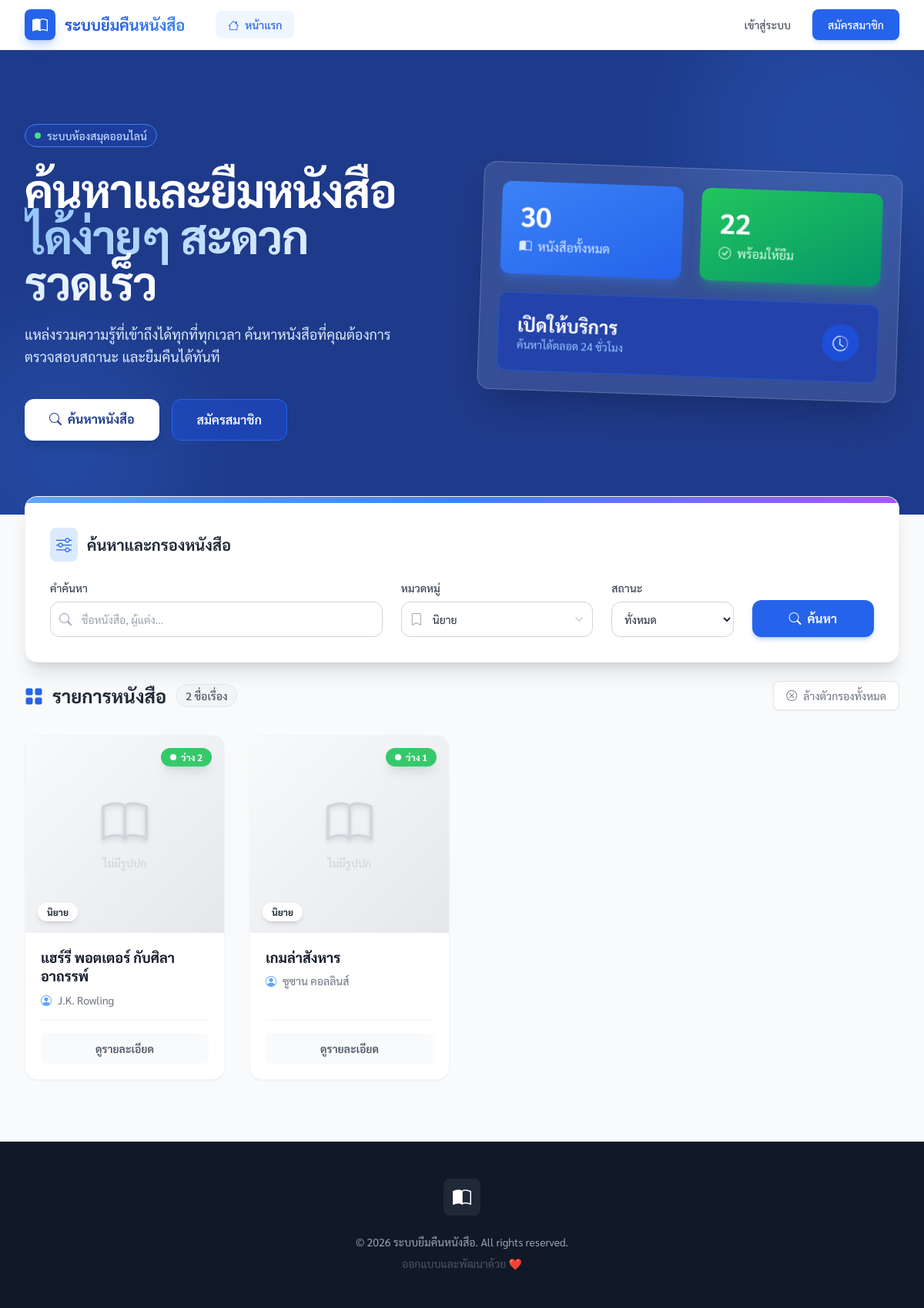
Screenshot of /index.php?category=1 with the database file from the repository.
### tables this page shows
CREATE TABLE IF NOT EXISTS `books` (
    `id` INT AUTO_INCREMENT PRIMARY KEY,
    `title` VARCHAR(200) NOT NULL COMMENT 'ชื่อหนังสือ',
    `author` VARCHAR(100) NOT NULL COMMENT 'ผู้แต่ง',
    `isbn` VARCHAR(20) DEFAULT NULL COMMENT 'รหัส ISBN',
    `call_number` VARCHAR(50) DEFAULT NULL COMMENT 'เลขเรียกหนังสือ — ที่อยู่บนชั้น (รูปแบบอิสระ แต่ละห้องสมุดกำหนดเอง)',
     
     
     
    `search_tokens` TEXT DEFAULT NULL COMMENT 'trigram สำหรับ FULLTEXT (สร้างโดย buildSearchTokens())',
    `category_id` INT DEFAULT NULL COMMENT 'หมวดหมู่',
    `description` TEXT DEFAULT NULL COMMENT 'รายละเอียด',
    `copy_notes` TEXT DEFAULT NULL COMMENT 'บันทึกภายในของเจ้าหน้าที่เกี่ยวกับเล่มแต่ละเล่ม (ข้อความอิสระ ระบบไม่ได้ตามรายเล่มให้)',
    `cover_image` VARCHAR(255) DEFAULT NULL COMMENT 'ชื่อไฟล์รูปปก',
    `quantity` INT NOT NULL DEFAULT 1 COMMENT 'จำนวนทั้งหมด',
    `price` DECIMAL(10,2) NULL DEFAULT NULL COMMENT 'ราคาปก — ใช้ตั้งต้นค่าชดใช้ตอนแจ้งหาย (NULL = ยังไม่ระบุ)',
    `available` INT NOT NULL DEFAULT 1 COMMENT 'จำนวนที่ว่าง',
    `is_visible` TINYINT(1) NOT NULL DEFAULT 1 COMMENT 'แสดงให้สาธารณะเห็น',
    `is_reference` TINYINT(1) NOT NULL DEFAULT 0 COMMENT 'หนังสืออ้างอิง — อ่านในห้องสมุดเท่านั้น ยืม/จองไม่ได้',
    `created_at` DATETIME DEFAULT CURRENT_TIMESTAMP,
    `updated_at` DATETIME DEFAULT CURRENT_TIMESTAMP ON UPDATE CURRENT_TIMESTAMP,
    INDEX `idx_available` (`available`),
    INDEX `idx_category` (`category_id`),
    UNIQUE INDEX `uq_isbn` (`isbn`),
     
    INDEX `idx_call_number` (`call_number`),
     
     
    FULLTEXT KEY `ft_books_search` (`search_tokens`),
    FOREIGN KEY (`category_id`) REFERENCES `categories`(`id`) ON DELETE SET NULL ON UPDATE CASCADE,
    CONSTRAINT `chk_books_available_non_negative` CHECK (`available` >= 0),
    CONSTRAINT `chk_books_quantity_gte_available` CHECK (`quantity` >= `available`)
);

CREATE TABLE IF NOT EXISTS `categories` (
    `id` INT AUTO_INCREMENT PRIMARY KEY,
    `name` VARCHAR(100) NOT NULL UNIQUE COMMENT 'ชื่อหมวดหมู่',
    `created_at` DATETIME DEFAULT CURRENT_TIMESTAMP,
    `updated_at` DATETIME DEFAULT CURRENT_TIMESTAMP ON UPDATE CURRENT_TIMESTAMP
);

### index.php (the view, shortened to what the rows shown need)
<?php
require_once __DIR__ . '/bootstrap.php';
$pdo = getDB();
$homeService = new HomeService($pdo);
$search = trim($_GET['search'] ?? '');
$categoryId = (int) ($_GET['category'] ?? 0);
$status = $_GET['status'] ?? '';
$page = (int) ($_GET['page'] ?? 1);
$data = $homeService->getBooks([
    'search' => $search,
    'category_id' => $categoryId,
    'status' => $status,
    'page' => $page
]);
$books = $data['books'];
$pagination = $data['pagination'];
require_once __DIR__ . '/includes/header.php';
?>
<section class="relative bg-primary-900 overflow-hidden mb-10">
    <div class="max-w-7xl mx-auto px-4 sm:px-6 lg:px-8 relative z-10 py-16 lg:py-24">
        <div class="grid grid-cols-1 lg:grid-cols-2 gap-12 items-center">
            <div class="text-white space-y-6">
                <h1 class="text-4xl md:text-5xl lg:text-6xl font-bold leading-tight tracking-tight">
                    ค้นหาและยืมหนังสือ<br>
                    <span class="text-transparent bg-clip-text bg-gradient-to-r from-blue-300 to-white">ได้ง่ายๆ สะดวก รวดเร็ว</span>
                </h1>
            </div>
        </div>
    </div>
</section>
<div class="max-w-7xl mx-auto px-4 sm:px-6 lg:px-8 pb-20">
    <div class="flex flex-col sm:flex-row justify-between items-center mb-8 gap-4">
        <h2 class="text-2xl font-bold text-gray-800 flex items-center">
            <span class="text-primary-600 mr-3">
                <i class="bi bi-grid-fill"></i>
            </span>
            รายการหนังสือ
            <span id="result-count" class="ml-3 px-3 py-1 bg-gray-100 text-gray-600 text-sm rounded-full font-medium border border-gray-200">
                <?= number_format($pagination['total']) ?> ชื่อเรื่อง
            </span>
        </h2>
    </div>
    <div id="book-grid-container" class="min-h-[300px] relative">
        <?php require __DIR__ . '/includes/book_grid.php'; ?>
    </div>
</div>
</body>
</html>

### includes/book_grid.php (shortened to what the rows shown need)
<?php if (empty($books)): ?>
    <div class="bg-white rounded-2xl shadow-sm border border-gray-200 p-16 text-center animate-fade-in-down">
        <div class="w-24 h-24 bg-gray-100 rounded-full flex items-center justify-center mx-auto mb-6 text-gray-400">
            <i class="bi bi-search" style="font-size: 3rem;"></i>
        </div>
        <h4 class="text-2xl font-bold text-gray-800 mb-2">ไม่พบหนังสือที่ค้นหา</h4>
        <p class="text-gray-500">ลองค้นหาด้วยคำอื่น หรือปรับเปลี่ยนตัวกรองของคุณใหม่</p>
    </div>
<?php else: ?>
    <div class="grid grid-cols-1 md:grid-cols-2 lg:grid-cols-4 gap-8">
        <?php foreach ($books as $index => $book): ?>
            <div class="group bg-white rounded-2xl shadow-sm hover:shadow-xl hover:-translate-y-2 transition-all duration-300 border border-gray-100 overflow-hidden flex flex-col h-full animate-fade-in-up" style="animation-delay: <?= $index * 50 ?>ms">
                <div class="relative h-64 overflow-hidden bg-gray-100">
                    <?php if (!empty($book['cover_image'])): ?>
                        <img src="<?= APP_URL ?>/uploads/covers/<?= e($book['cover_image']) ?>"
                            class="w-full h-full object-cover transform group-hover:scale-110 transition-transform duration-500"
                            alt="<?= e($book['title']) ?>">
                    <?php else: ?>
                        <div class="flex flex-col items-center justify-center h-full text-gray-300 bg-gradient-to-br from-gray-50 to-gray-200">
                            <i class="bi bi-book text-6xl mb-3 drop-shadow-md"></i>
                            <span class="text-sm font-medium">ไม่มีรูปปก</span>
                        </div>
                    <?php endif; ?>
                    <div class="absolute top-4 right-4">
                        <?php if ($book['available'] > 0): ?>
                            <span class="px-3 py-1 bg-green-500/90 backdrop-blur-sm text-white text-xs font-bold rounded-full shadow-lg flex items-center">
                                <span class="w-2 h-2 bg-white rounded-full mr-1.5 animate-pulse"></span>
                                ว่าง <?= $book['available'] ?>
                            </span>
                        <?php else: ?>
                            <span class="px-3 py-1 bg-red-500/90 backdrop-blur-sm text-white text-xs font-bold rounded-full shadow-lg">
                                หมด
                            </span>
                        <?php endif; ?>
                    </div>
                    <div class="absolute bottom-4 left-4">
                        <span class="px-3 py-1 bg-white/90 backdrop-blur-md text-gray-800 text-xs font-bold rounded-full shadow-md">
                            <?= e($book['category_name'] ?? 'ไม่ระบุ') ?>
                        </span>
                    </div>
                </div>
                <div class="p-5 flex-1 flex flex-col">
                    <h5 class="text-lg font-bold text-gray-900 mb-2 line-clamp-2 leading-snug group-hover:text-primary-600 transition-colors" title="<?= e($book['title']) ?>">
                        <?= e($book['title']) ?>
                    </h5>
                    <p class="text-sm text-gray-500 mb-4 flex items-center">
                        <i class="bi bi-person-circle mr-2 text-primary-400"></i>
                        <?= e($book['author']) ?>
                    </p>
                    <div class="mt-auto pt-4 border-t border-gray-100">
                        <a href="book.php?id=<?= $book['id'] ?>" class="block w-full py-2.5 rounded-lg bg-gray-50 text-gray-600 text-center text-sm font-semibold hover:bg-primary-600 hover:text-white transition-colors">
                            ดูรายละเอียด
                        </a>
                    </div>
                </div>
            </div>
        <?php endforeach; ?>
    </div>
<?php endif; ?>

### rows the page displays
books: shows "ไม่มีรูปปก", available "2", category.name "นิยาย", title "แฮร์รี่ พอตเตอร์ กับศิลาอาถรรพ์", author "J.K. Rowling"
books: shows "ไม่มีรูปปก", available "1", category.name "นิยาย", title "เกมล่าสังหาร", author "ซูซาน คอลลินส์"

### other values shown
$totalBooks "30"
$availableBooks "22"
$pagination['total'] "2"
APP_NAME "ระบบยืมคืนหนังสือ"
form field category "นิยาย"
